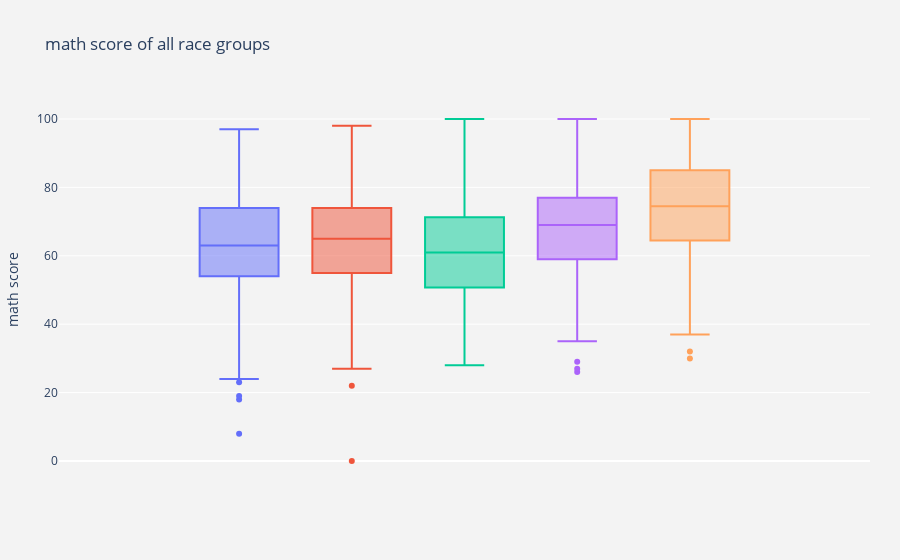

The notebook cell this image was saved under:
### Markdown cell above
regarding the overall scores, the group E is the highest one, followed by D, C, B, and lastly A

### Code cell
fig =px.box(df, y='math score',color="race/ethnicity",
        
        title="math score of all race groups",)

fig.update_layout(
    
    yaxis=dict(
        autorange=True,
        showgrid=True,
        zeroline=True,

        gridcolor='rgb(255, 255, 255)',
        gridwidth=1,
        zerolinecolor='rgb(255, 255, 255)',
        zerolinewidth=2,
    ),
    margin=dict(
        l=40,
        r=30,
        b=80,
        t=100,
    ),
    paper_bgcolor='rgb(243, 243, 243)',
    plot_bgcolor='rgb(243, 243, 243)',
    showlegend=False
)

### Figure 1 — Plotly figure (JSON) as saved in the notebook; plotly's stock layout.template omitted (floating-point values rounded to 4 significant figures; data arrays with more than 128 entries replaced by an {"elided": "..."} marker saying what was removed)
{"data": [{"alignmentgroup": "True", "hovertemplate": "race/ethnicity=group B<br>math score=%{y}<extra></extra>", "legendgroup": "group B", "marker": {"color": "#636efa"}, "name": "group B", "notched": false, "offsetgroup": "group B", "orientation": "v", "showlegend": true, "type": "box", "x0": " ", "xaxis": "x", "y": {"elided": "190 int values"}, "y0": " ", "yaxis": "y"}, {"alignmentgroup": "True", "hovertemplate": "race/ethnicity=group C<br>math score=%{y}<extra></extra>", "legendgroup": "group C", "marker": {"color": "#EF553B"}, "name": "group C", "notched": false, "offsetgroup": "group C", "orientation": "v", "showlegend": true, "type": "box", "x0": " ", "xaxis": "x", "y": {"elided": "319 int values"}, "y0": " ", "yaxis": "y"}, {"alignmentgroup": "True", "hovertemplate": "race/ethnicity=group A<br>math score=%{y}<extra></extra>", "legendgroup": "group A", "marker": {"color": "#00cc96"}, "name": "group A", "notched": false, "offsetgroup": "group A", "orientation": "v", "showlegend": true, "type": "box", "x0": " ", "xaxis": "x", "y": [47, 78, 50, 73, 55, 39, 62, 41, 80, 50, 58, 54, 51, 57, 62, 77, 72, 68, 47, 46, 81, 69, 28, 63, 49, 44, 71, 66, 38, 48, 53, 49, 59, 65, 47, 59, 79, 75, 72, 77, 59, 79, 65, 68, 64, 97, 92, 91, 40, 61, 55, 48, 71, 53, 82, 100, 71, 68, 65, 53, 59, 87, 62, 55, 37, 58, 72, 75, 51, 45, 45, 85, 61, 64, 75, 61, 50, 34, 69, 67, 61, 56, 66, 53, 54, 78, 57, 44, 63], "y0": " ", "yaxis": "y"}, {"alignmentgroup": "True", "hovertemplate": "race/ethnicity=group D<br>math score=%{y}<extra></extra>", "legendgroup": "group D", "marker": {"color": "#ab63fa"}, "name": "group D", "notched": false, "offsetgroup": "group D", "orientation": "v", "showlegend": true, "type": "box", "x0": " ", "xaxis": "x", "y": {"elided": "262 int values"}, "y0": " ", "yaxis": "y"}, {"alignmentgroup": "True", "hovertemplate": "race/ethnicity=group E<br>math score=%{y}<extra></extra>", "legendgroup": "group E", "marker": {"color": "#FFA15A"}, "name": "group E", "notched": false, "offsetgroup": "group E", "orientation": "v", "showlegend": true, "type": "box", "x0": " ", "xaxis": "x", "y": {"elided": "140 int values"}, "y0": " ", "yaxis": "y"}], "layout": {"boxmode": "group", "legend": {"title": {"text": "race/ethnicity"}, "tracegroupgap": 0}, "margin": {"b": 80, "l": 40, "r": 30, "t": 100}, "paper_bgcolor": "rgb(243, 243, 243)", "plot_bgcolor": "rgb(243, 243, 243)", "showlegend": false, "title": {"text": "math score of all race groups"}, "xaxis": {"anchor": "y", "domain": [0, 1]}, "yaxis": {"anchor": "x", "autorange": true, "domain": [0, 1], "gridcolor": "rgb(255, 255, 255)", "gridwidth": 1, "showgrid": true, "title": {"text": "math score"}, "zeroline": true, "zerolinecolor": "rgb(255, 255, 255)", "zerolinewidth": 2}}}
